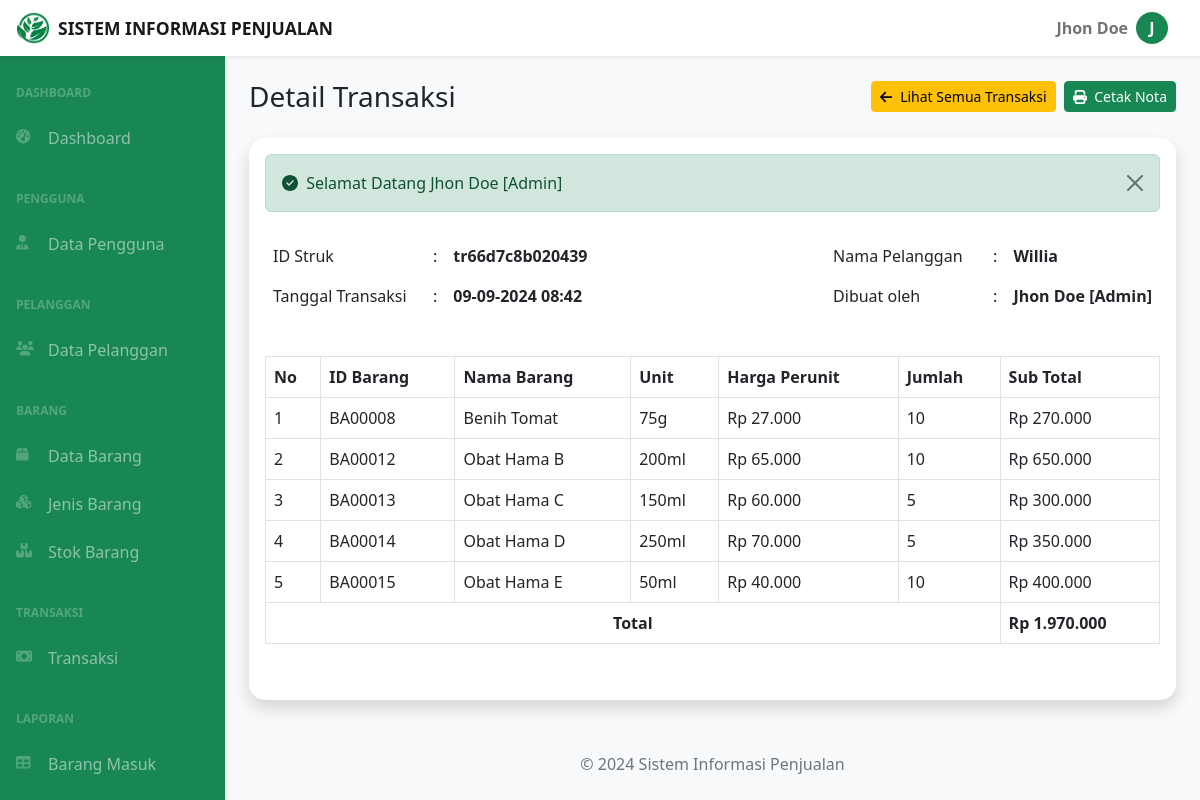
The app's page /dashboard.php?page=penjualan-detail&id_struk=tr66d7c8b020439 (signed in) with its own data.
### tables this page shows
CREATE TABLE `penjualan` (
  `id_penjualan` int NOT NULL,
  `id_struk` char(15) DEFAULT NULL,
  `id_pelanggan` char(15) DEFAULT NULL,
  `id_user` char(15) DEFAULT NULL,
  `id_barang` char(7) DEFAULT NULL,
  `tanggal_pembelian` datetime DEFAULT NULL,
  `jumlah_pembelian` int DEFAULT NULL,
  `status_pembelian` enum('Terjual','Belum Terjual') NOT NULL
);

CREATE TABLE `pelanggan` (
  `id_pelanggan` char(15) NOT NULL,
  `nama_pelanggan` varchar(255) NOT NULL,
  `jenis_kelamin` enum('L','P') NOT NULL,
  `nomor_hp` char(15) NOT NULL,
  `alamat` text NOT NULL
);

CREATE TABLE `user` (
  `id_user` char(15) NOT NULL,
  `nama_user` varchar(255) NOT NULL,
  `username` varchar(255) NOT NULL,
  `password` varchar(255) NOT NULL,
  `level` enum('Admin','Kasir') NOT NULL
);

CREATE TABLE `barang` (
  `id_barang` char(7) NOT NULL,
  `id_jenis_barang` char(7) DEFAULT NULL,
  `nama_barang` varchar(255) DEFAULT NULL,
  `unit` varchar(255) DEFAULT NULL,
  `harga` bigint DEFAULT NULL,
  `kedaluwarsa` date DEFAULT NULL
);

### penjualan-detail.php (the view, shortened to what this page needs)
<?php
if (isset($_GET['id_struk'])) {
    $id_struk = $_GET['id_struk'];
    $ambil_data = mysqli_query($koneksi, "SELECT * FROM penjualan WHERE id_struk='$id_struk'");
    if (mysqli_num_rows($ambil_data) > 0) {
        $data = mysqli_fetch_array($ambil_data);
    } else {
        $_SESSION['warning'] = "Data tidak ditemukan!";
        echo "<script>window.location.href = 'dashboard.php?page=penjualan-data';</script>";
        exit();
    }
}
?>
<div class="container-fluid px-4">
    <div class="d-flex justify-content-between align-items-center gap-2 my-4">
        <h3 class="mb-0">Detail Transaksi</h3>
        <div class="d-flex gap-2">
            <a href="dashboard.php?page=penjualan-data" class="btn btn-warning btn-sm"><i class="fas fa-arrow-left me-1"></i> Lihat Semua Transaksi</a>
            <button type="button" onclick="printNota('penjualan-cetak-nota.php?id_struk=<?= $data['id_struk']; ?>');" class="btn btn-sm btn-success"><i class="fas fa-print me-1"></i> Cetak Nota</button>
        </div>
    </div>
    <div class="card rounded-4 border-0 shadow mb-4">
        <div class="card-body">
            <?php include('alerts.php') ?>
            <div class="d-flex justify-content-between gap-2 mb-4">
                <div class="table-responsive">
                    <table class="table table-borderless table-nowrap">
                        <tr>
                            <td style="width: 10rem;">ID Struk</td>
                            <td style="width: 1rem;">:</td>
                            <th><?= $data['id_struk']; ?></th>
                        </tr>
                        <tr>
                            <td>Tanggal Transaksi</td>
                            <td>:</td>
                            <th><?= date('d-m-Y H:i', strtotime($data['tanggal_pembelian'])); ?></th>
                        </tr>
                    </table>
                </div>
                <div class="table-responsive">
                    <table class="table table-borderless table-nowrap">
                        <tr>
                            <td style="width: 10rem;">Nama Pelanggan</td>
                            <td style="width: 1rem;">:</td>
                            <th>
                                <?php
                                $id_pelanggan = $data['id_pelanggan'];
                                $pelanggan = mysqli_query($koneksi, "SELECT nama_pelanggan FROM pelanggan WHERE id_pelanggan='$id_pelanggan'");
                                $data_pelanggan = mysqli_fetch_array($pelanggan);
                                echo $data_pelanggan['nama_pelanggan'];
                                ?>
                            </th>
                        </tr>
                        <tr>
                            <td>Dibuat oleh</td>
                            <td>:</td>
                            <th>
                                <?php
                                $id_user = $data['id_user'];
                                $user = mysqli_query($koneksi, "SELECT nama_user, level FROM user WHERE id_user='$id_user'");
                                $data_user = mysqli_fetch_array($user);
                                echo $data_user['nama_user'] . ' [' . $data_user['level'] . ']';
                                ?>
                            </th>
                        </tr>
                    </table>
                </div>
            </div>
            <div class="table-responsive mb-4">
                <table class="table table-bordered table-nowrap">
                    <thead>
                        <tr>
                            <th>No</th>
                            <th>ID Barang</th>
                            <th>Nama Barang</th>
                            <th>Unit</th>
                            <th>Harga Perunit</th>
                            <th>Jumlah</th>
                            <th>Sub Total</th>
                        </tr>
                    </thead>
                    <tbody>
                        <?php
                        $no = 1;
                        $total = 0;
                        $sqlNota = "SELECT * FROM penjualan
                                    INNER JOIN barang ON penjualan.id_barang=barang.id_barang
                                    WHERE id_struk='$id_struk'
                                    ORDER BY nama_barang ASC";
                        $queryNota = mysqli_query($koneksi, $sqlNota);
                        while ($hasil = mysqli_fetch_array($queryNota)) :
                        ?>
                            <tr>
                                <td><?= $no++ ?></td>
                                <td><?= $hasil['id_barang']; ?></td>
                                <td><?= $hasil['nama_barang']; ?></td>
                                <td><?= $hasil['unit']; ?></td>
                                <td><?= 'Rp ' . number_format($hasil['harga'], 0, ',', '.') ?></td>
                                <td><?= $hasil['jumlah_pembelian']; ?></td>
                                <td>
                                    <?php
                                    $subTotal = $hasil['harga'] * $hasil['jumlah_pembelian'];
                                    echo 'Rp ' . number_format($subTotal, 0, ',', '.')
                                    ?>
                                </td>
                            </tr>
                            <?php $total += $subTotal; ?>
                        <?php endwhile ?>
                        <tr>
                            <th colspan="6" class="text-center">Total</th>
                            <th><?= 'Rp ' . number_format($total, 0, ',', '.') ?></th>
                        </tr>
                    </tbody>
                </table>
            </div>
        </div>
    </div>
</div>

### records on screen
penjualan: id_struk "tr66d7c8b020439", tanggal_pembelian "09-09-2024 08:42", id_barang.id_barang "BA00013", id_barang.nama_barang "Obat Hama C", id_barang.unit "150ml", id_barang.harga "60.000", jumlah_pembelian "5", subTotal "300.000"
pelanggan: nama_pelanggan "Willia"
user: nama_user "Jhon Doe", level "Admin"
penjualan: id_barang.id_barang "BA00008", id_barang.nama_barang "Benih Tomat", id_barang.unit "75g", id_barang.harga "27.000", jumlah_pembelian "10", subTotal "270.000"
penjualan: id_barang.id_barang "BA00012", id_barang.nama_barang "Obat Hama B", id_barang.unit "200ml", id_barang.harga "65.000", jumlah_pembelian "10", subTotal "650.000"
penjualan: id_barang.id_barang "BA00014", id_barang.nama_barang "Obat Hama D", id_barang.unit "250ml", id_barang.harga "70.000", jumlah_pembelian "5", subTotal "350.000"
penjualan: id_barang.id_barang "BA00015", id_barang.nama_barang "Obat Hama E", id_barang.unit "50ml", id_barang.harga "40.000", jumlah_pembelian "10", subTotal "400.000"

### other values on screen
$app_name "SISTEM INFORMASI PENJUALAN"
$_SESSION['nama_user'] "Jhon Doe"
substr(explode(' ', $_SESSION['nama_user'])[0], 0, 1) "J"
$_SESSION['success'] "Selamat Datang Jhon Doe [Admin]"
$total "1.970.000"
$app_name "Sistem Informasi Penjualan"
